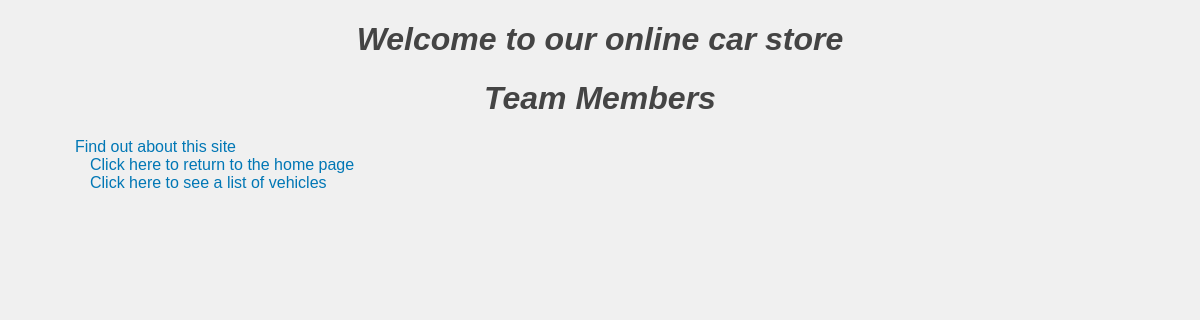
Before: /team/ with the older database file.
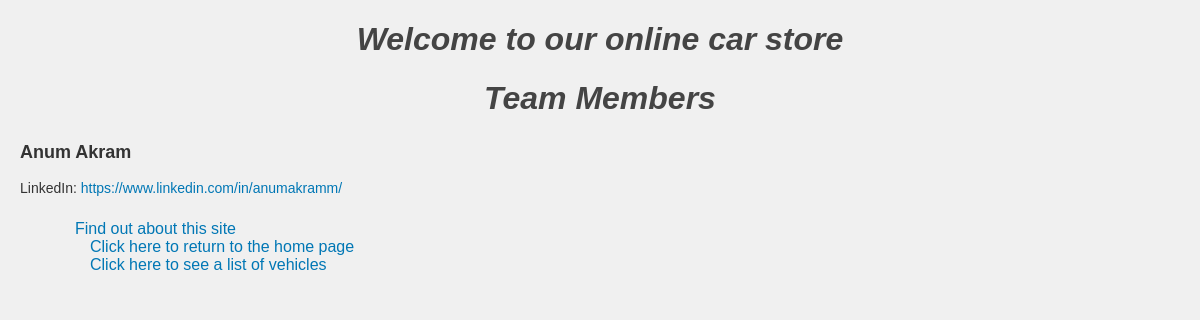
After: the same page with the newer database file.
### primewheelsapp/models.py (models this page shows, shortened)
class LabMember(models.Model):
    first_name = models.CharField(max_length=100)
    last_name = models.CharField(max_length=100)
    semester = models.PositiveIntegerField()
    personal_page = models.URLField(max_length=200)
    class Meta:
        ordering = ['first_name']

### primewheelsapp/views.py (the view)
# urls.py: path('team/', views.TeamMembersView.as_view(), name='teammembers'),
class TeamMembersView(ListView):
    model = LabMember
    template_name = 'primewheelsapp/team.html'
    context_object_name = 'team_members'
    def get_queryset(self):
        return LabMember.objects.all().order_by('first_name')

### primewheelsapp/templates/primewheelsapp/team.html (shortened to what this page needs)
{% extends 'primewheelsapp/base.html' %}
{% block body_block %}
    <!DOCTYPE html>
    <html lang="en">
    <head>
    </head>
    <body>
        <h1>Team Members</h1>
        <div class="team-list">
            {% for member in team_members %}
                <div class="team-member">
                    <p class="name">{{ member.first_name }} {{ member.last_name }}</p>
                    {% if member.personal_page %}
                        <p class="linkedin">
                            LinkedIn: <a href="{{ member.personal_page }}" target="_blank">{{ member.personal_page }}</a>
                        </p>
                    {% else %}
                        <p class="linkedin">No LinkedIn profile available.</p>
                    {% endif %}
                </div>
            {% endfor %}
        </div>
    </body>
    </html>
{% endblock %}

Changed rows visible on the page:
added LabMember: first_name "Anum", last_name "Akram", personal_page "https://www.linkedin.com/in/anumakramm/"
